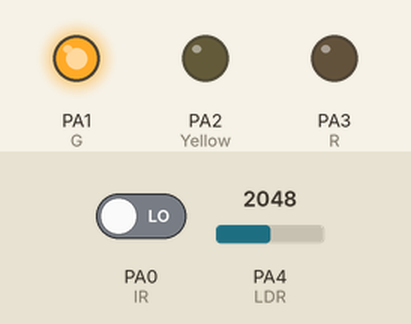
Simulated run of this sketch. Board: STM32 Blue Pill. Shown: output pins drawn as LEDs (lit = HIGH). The test bench sets the inputs (shaded band); at power-on: PA4 (LDR) = 2048, PA0 (IR) LOW. What the sketch prints to the serial monitor is not drawn.

Above: at 1.3 s.
1.4 s: PA4 (LDR) set to 3869
3.7 s: PA4 (LDR) set to 3958
At 5.6 s:
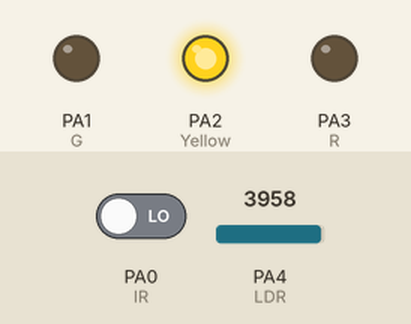
6.0 s: PA4 (LDR) set to 4054
7.7 s: PA4 (LDR) set to 4095
At 8.8 s:
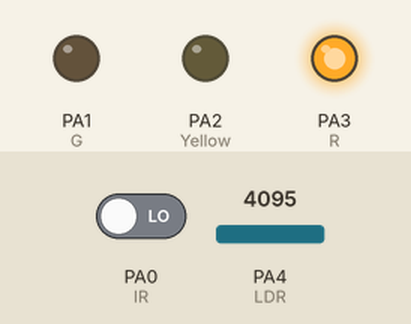
Timing chart, 0 to 10.7 s (numbered marks = the images above; inputs shaded):
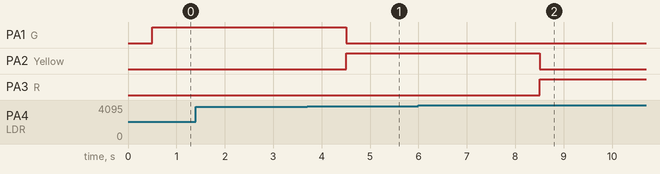

Measured:
- the behaviour switches between 3894 and 3895 on PA4 (LDR) (found by bisection; images 0 and 1)
- the behaviour switches between 4094 and 4095 on PA4 (LDR) (found by bisection; images 1 and 2)
- after the input at 1.4 s, every drawn part: stays the same
- after the input at 3.7 s, PA1 (G): HIGH → LOW after 0.80 s; PA2 (Yellow): LOW → HIGH after 0.80 s
- after the input at 6.0 s, every drawn part: stays the same
- after the input at 7.7 s, PA2 (Yellow): HIGH → LOW after 0.81 s; PA3 (R): LOW → HIGH after 0.81 s

The sketch:

IR_Kunci_LDR_sama_Lampu_Traffic.ino
```cpp
//inisialisasi
int R=PA3;
int Yellow =PA2;
int G=PA1;
int IR=PA0;
int LDR= PA4;
int kunci=0;

void setup() {
  // put your setup code here, to run once:
Serial.begin(9600);
pinMode(R,OUTPUT);
pinMode(Yellow,OUTPUT);
pinMode(G,OUTPUT);
pinMode(IR,INPUT);
pinMode(LDR, INPUT);
}

void loop() {
  // put your main code here, to run repeatedly:
int BacaLDR = analogRead(LDR);
int BacaIR  = digitalRead(IR);
BacaIR  = map(BacaIR, 1,0, 0, 1);
BacaLDR = map(BacaLDR, 0, 4095, 1000, 0);

Serial.print("Baca LDR : "); Serial.print(BacaLDR); Serial.print(" || ");
Serial.print("Baca IR :  "); Serial.print(BacaIR ); Serial.print(" || ");
Serial.print("Kunci   :  "); Serial.print(kunci  );

  if(BacaIR == 1 and kunci == 0) {
    kunci=1;
    delay(500);
  }
  else if (BacaIR == 1 and kunci == 1){
    kunci=0;
    delay(500);
    }

if(kunci == 1){

  if      (BacaLDR == 0) {
    digitalWrite(R,     HIGH);
    digitalWrite(Yellow, LOW);
    digitalWrite(G,      LOW);
  }
  else if (BacaLDR > 25 and BacaLDR < 50 ) {
    digitalWrite(R,      LOW );
    digitalWrite(Yellow, HIGH);
    digitalWrite(G,      LOW );
    }
  else if (BacaLDR >= 50 ) {
    digitalWrite(R,      LOW );
    digitalWrite(Yellow, LOW );
    digitalWrite(G,      HIGH);
    }
   else if (kunci == 0) {
    digitalWrite(R,      LOW );
    digitalWrite(Yellow, LOW );
    digitalWrite(G,      LOW );
    }
   }

}
```
